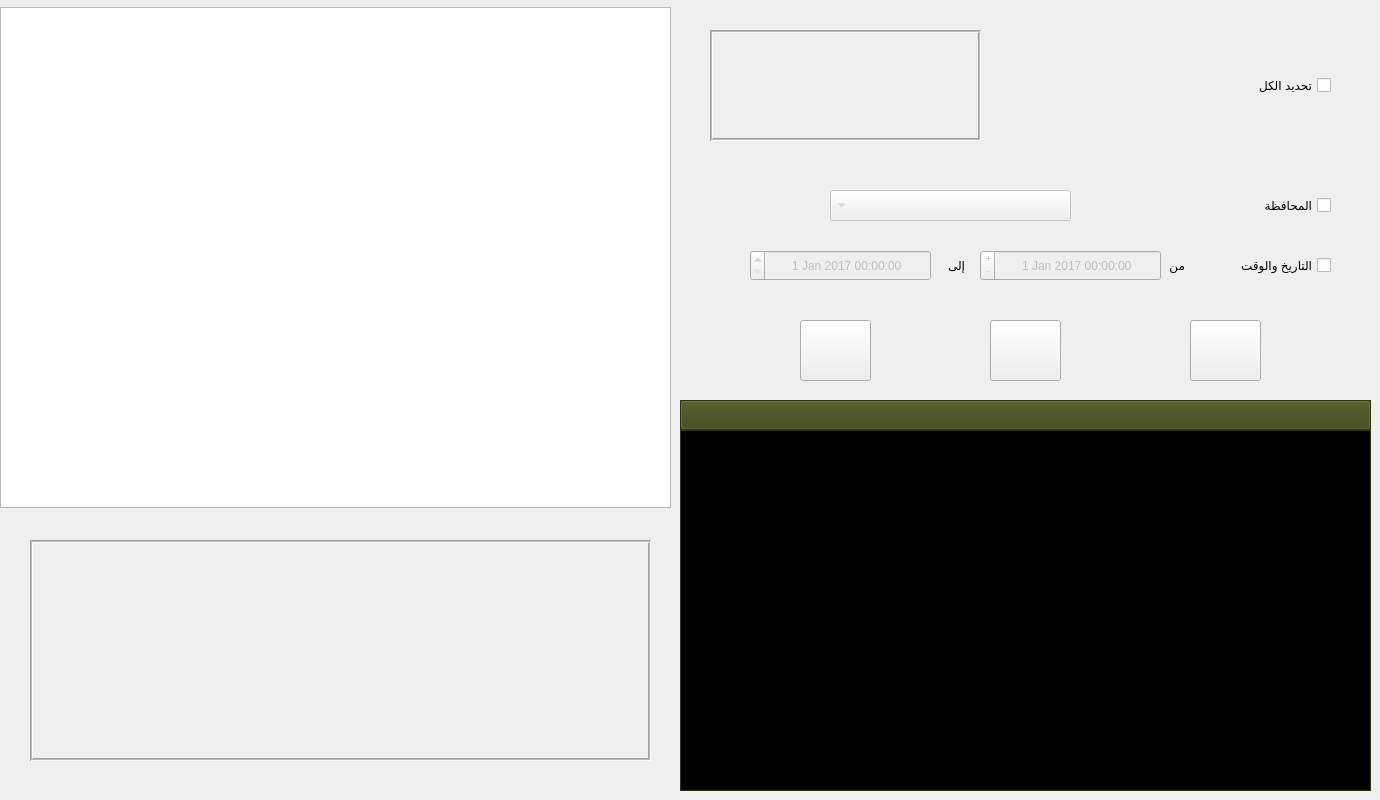
    <widget class="QWidget" name="tab_2">
     <property name="sizePolicy">
      <sizepolicy hsizetype="Expanding" vsizetype="Expanding">
       <horstretch>0</horstretch>
       <verstretch>0</verstretch>
      </sizepolicy>
     </property>
     <attribute name="title">
      <string>السجل</string>
     </attribute>
     <widget class="QCheckBox" name="checkBox_7">
      <property name="geometry">
       <rect>
        <x>1220</x>
        <y>250</y>
        <width>111</width>
        <height>31</height>
       </rect>
      </property>
      <property name="layoutDirection">
       <enum>Qt::RightToLeft</enum>
      </property>
      <property name="text">
       <string>التاريخ والوقت</string>
      </property>
     </widget>
     <widget class="QLabel" name="label_6">
      <property name="geometry">
       <rect>
        <x>1155</x>
        <y>250</y>
        <width>40</width>
        <height>31</height>
       </rect>
      </property>
      <property name="text">
       <string>   من</string>
      </property>
     </widget>
     <widget class="QCheckBox" name="checkBox_8">
      <property name="geometry">
       <rect>
        <x>1240</x>
        <y>70</y>
        <width>91</width>
        <height>31</height>
       </rect>
      </property>
      <property name="layoutDirection">
       <enum>Qt::RightToLeft</enum>
      </property>
      <property name="text">
       <string>تحديد الكل</string>
      </property>
     </widget>
     <widget class="QPushButton" name="pushButton_4">
      <property name="geometry">
       <rect>
        <x>990</x>
        <y>320</y>
        <width>71</width>
        <height>61</height>
       </rect>
      </property>
      <property name="text">
       <string/>
      </property>
      <property name="icon">
       <iconset>
        <normaloff>:/new/prefix1/Icons8-Ios7-Programming-Show-Property.ico</normaloff>:/new/prefix1/Icons8-Ios7-Programming-Show-Property.ico</iconset>
      </property>
      <property name="iconSize">
       <size>
        <width>48</width>
        <height>48</height>
       </size>
      </property>
     </widget>
     <widget class="QCheckBox" name="checkBox_9">
      <property name="geometry">
       <rect>
        <x>1250</x>
        <y>190</y>
        <width>81</width>
        <height>31</height>
       </rect>
      </property>
      <property name="layoutDirection">
       <enum>Qt::RightToLeft</enum>
      </property>
      <property name="text">
       <string>المحافظة</string>
      </property>
     </widget>
     <widget class="QPushButton" name="pushButton_6">
      <property name="geometry">
       <rect>
        <x>800</x>
        <y>320</y>
        <width>71</width>
        <height>61</height>
       </rect>
      </property>
      <property name="text">
       <string/>
      </property>
      <property name="icon">
       <iconset>
        <normaloff>:/new/prefix1/Oxygen-Icons.org-Oxygen-Actions-view-filter.ico</normaloff>:/new/prefix1/Oxygen-Icons.org-Oxygen-Actions-view-filter.ico</iconset>
      </property>
      <property name="iconSize">
       <size>
        <width>48</width>
        <height>48</height>
       </size>
      </property>
     </widget>
     <widget class="QComboBox" name="comboBox_2">
      <property name="enabled">
       <bool>false</bool>
      </property>
      <property name="geometry">
       <rect>
        <x>830</x>
        <y>190</y>
        <width>241</width>
        <height>31</height>
       </rect>
      </property>
      <property name="layoutDirection">
       <enum>Qt::RightToLeft</enum>
      </property>
      <property name="currentText">
       <string/>
      </property>
      <property name="currentIndex">
       <number>-1</number>
      </property>
      <property name="maxVisibleItems">
       <number>15</number>
      </property>
      <property name="sizeAdjustPolicy">
       <enum>QComboBox::AdjustToContentsOnFirstShow</enum>
      </property>
      <property name="modelColumn">
       <number>0</number>
      </property>
      <item>
       <property name="text">
        <string>دمشق</string>
       </property>
      </item>
      <item>
       <property name="text">
        <string>درعا</string>
       </property>
      </item>
      <item>
       <property name="text">
        <string>ريف دمشق</string>
       </property>
      </item>
      <item>
       <property name="text">
        <string>حمص</string>
       </property>
      </item>
      <item>
       <property name="text">
        <string>حماة</string>
       </property>
      </item>
      <item>
       <property name="text">
        <string>اللاذقية</string>
       </property>
      </item>
      <item>
       <property name="text">
        <string>طرطوس</string>
       </property>
      </item>
      <item>
       <property name="text">
        <string>حلب</string>
       </property>
      </item>
      <item>
       <property name="text">
        <string>الرقة</string>
       </property>
      </item>
      <item>
       <property name="text">
        <string>دير الزور</string>
       </property>
      </item>
      <item>
       <property name="text">
        <string>الحسكة</string>
       </property>
      </item>
      <item>
       <property name="text">
        <string>السويداء</string>
       </property>
      </item>
      <item>
       <property name="text">
        <string>ادلب</string>
       </property>
      </item>
      <item>
       <property name="text">
        <string>القنيطرة</string>
       </property>
      </item>
     </widget>
     <widget class="QDateTimeEdit" name="dateTimeEdit_2">
      <property name="enabled">
       <bool>false</bool>
      </property>
      <property name="geometry">
       <rect>
        <x>750</x>
        <y>250</y>
        <width>181</width>
        <height>31</height>
       </rect>
      </property>
      <property name="layoutDirection">
       <enum>Qt::RightToLeft</enum>
      </property>
      <property name="alignment">
       <set>Qt::AlignCenter</set>
      </property>
      <property name="date">
       <date>
        <year>2017</year>
        <month>1</month>
        <day>1</day>
       </date>
      </property>
     </widget>
     <widget class="QLabel" name="label_4">
      <property name="geometry">
       <rect>
        <x>710</x>
        <y>30</y>
        <width>271</width>
        <height>111</height>
       </rect>
      </property>
      <property name="autoFillBackground">
       <bool>true</bool>
      </property>
      <property name="frameShape">
       <enum>QFrame::Box</enum>
      </property>
      <property name="frameShadow">
       <enum>QFrame::Sunken</enum>
      </property>
      <property name="lineWidth">
       <number>1</number>
      </property>
      <property name="midLineWidth">
       <number>1</number>
      </property>
      <property name="text">
       <string/>
      </property>
     </widget>
     <widget class="QPushButton" name="pushButton_5">
      <property name="geometry">
       <rect>
        <x>1190</x>
        <y>320</y>
        <width>71</width>
        <height>61</height>
       </rect>
      </property>
      <property name="text">
       <string/>
      </property>
      <property name="icon">
       <iconset>
        <normaloff>:/new/prefix1/Blackvariant-Button-Ui-System-Apps-X11.ico</normaloff>:/new/prefix1/Blackvariant-Button-Ui-System-Apps-X11.ico</iconset>
      </property>
      <property name="iconSize">
       <size>
        <width>48</width>
        <height>48</height>
       </size>
      </property>
     </widget>
     <widget class="QDateTimeEdit" name="dateTimeEdit">
      <property name="enabled">
       <bool>false</bool>
      </property>
      <property name="geometry">
       <rect>
        <x>980</x>
        <y>250</y>
        <width>181</width>
        <height>31</height>
       </rect>
      </property>
      <property name="focusPolicy">
       <enum>Qt::WheelFocus</enum>
      </property>
      <property name="layoutDirection">
       <enum>Qt::RightToLeft</enum>
      </property>
      <property name="alignment">
       <set>Qt::AlignCenter</set>
      </property>
      <property name="buttonSymbols">
       <enum>QAbstractSpinBox::PlusMinus</enum>
      </property>
      <property name="date">
       <date>
        <year>2017</year>
        <month>1</month>
        <day>1</day>
       </date>
      </property>
     </widget>
     <widget class="QLabel" name="label_7">
      <property name="geometry">
       <rect>
        <x>935</x>
        <y>250</y>
        <width>40</width>
        <height>31</height>
       </rect>
      </property>
      <property name="text">
       <string>   إلى</string>
      </property>
     </widget>
     <widget class="QTableView" name="tableView">
      <property name="geometry">
       <rect>
        <x>0</x>
        <y>7</y>
        <width>671</width>
        <height>501</height>
       </rect>
      </property>
      <property name="sizePolicy">
       <sizepolicy hsizetype="Expanding" vsizetype="Expanding">
        <horstretch>11</horstretch>
        <verstretch>0</verstretch>
       </sizepolicy>
      </property>
      <property name="maximumSize">
       <size>
        <width>16777213</width>
        <height>16777215</height>
       </size>
      </property>
      <property name="layoutDirection">
       <enum>Qt::LeftToRight</enum>
      </property>
      <property name="horizontalScrollBarPolicy">
       <enum>Qt::ScrollBarAlwaysOff</enum>
      </property>
      <property name="sizeAdjustPolicy">
       <enum>QAbstractScrollArea::AdjustToContents</enum>
      </property>
      <property name="selectionMode">
       <enum>QAbstractItemView::SingleSelection</enum>
      </property>
      <attribute name="verticalHeaderVisible">
       <bool>false</bool>
      </attribute>
     </widget>
     <widget class="QWidget" name="additional_Details" native="true">
      <property name="geometry">
       <rect>
        <x>680</x>
        <y>400</y>
        <width>691</width>
        <height>391</height>
       </rect>
      </property>
      <property name="palette">
       <palette>
        <active>
         <colorrole role="WindowText">
          <brush brushstyle="SolidPattern">
           <color alpha="255">
            <red>255</red>
            <green>255</green>
            <blue>255</blue>
           </color>
          </brush>
         </colorrole>
         <colorrole role="Button">
          <brush brushstyle="SolidPattern">
           <color alpha="255">
            <red>59</red>
            <green>68</green>
            <blue>21</blue>
           </color>
          </brush>
         </colorrole>
         <colorrole role="Light">
          <brush brushstyle="SolidPattern">
           <color alpha="255">
            <red>88</red>
            <green>102</green>
            <blue>31</blue>
           </color>
          </brush>
         </colorrole>
         <colorrole role="Midlight">
          <brush brushstyle="SolidPattern">
           <color alpha="255">
            <red>73</red>
            <green>85</green>
            <blue>26</blue>
           </color>
          </brush>
         </colorrole>
         <colorrole role="Dark">
          <brush brushstyle="SolidPattern">
           <color alpha="255">
            <red>29</red>
            <green>34</green>
            <blue>10</blue>
           </color>
          </brush>
         </colorrole>
         <colorrole role="Mid">
          <brush brushstyle="SolidPattern">
           <color alpha="255">
            <red>39</red>
            <green>45</green>
            <blue>14</blue>
           </color>
          </brush>
         </colorrole>
         <colorrole role="Text">
          <brush brushstyle="SolidPattern">
           <color alpha="255">
            <red>255</red>
            <green>255</green>
            <blue>255</blue>
           </color>
          </brush>
         </colorrole>
         <colorrole role="BrightText">
          <brush brushstyle="SolidPattern">
           <color alpha="255">
            <red>255</red>
            <green>255</green>
            <blue>255</blue>
           </color>
          </brush>
         </colorrole>
         <colorrole role="ButtonText">
          <brush brushstyle="SolidPattern">
           <color alpha="255">
            <red>255</red>
            <green>255</green>
            <blue>255</blue>
           </color>
          </brush>
         </colorrole>
         <colorrole role="Base">
          <brush brushstyle="SolidPattern">
           <color alpha="255">
            <red>0</red>
            <green>0</green>
            <blue>0</blue>
           </color>
          </brush>
         </colorrole>
         <colorrole role="Window">
          <brush brushstyle="SolidPattern">
           <color alpha="255">
            <red>59</red>
            <green>68</green>
            <blue>21</blue>
           </color>
          </brush>
         </colorrole>
         <colorrole role="Shadow">
          <brush brushstyle="SolidPattern">
           <color alpha="255">
            <red>0</red>
            <green>0</green>
            <blue>0</blue>
           </color>
          </brush>
         </colorrole>
         <colorrole role="AlternateBase">
          <brush brushstyle="SolidPattern">
           <color alpha="255">
            <red>29</red>
            <green>34</green>
            <blue>10</blue>
           </color>
          </brush>
         </colorrole>
         <colorrole role="ToolTipBase">
          <brush brushstyle="SolidPattern">
           <color alpha="255">
            <red>255</red>
            <green>255</green>
            <blue>220</blue>
           </color>
          </brush>
         </colorrole>
         <colorrole role="ToolTipText">
          <brush brushstyle="SolidPattern">
           <color alpha="255">
            <red>0</red>
            <green>0</green>
            <blue>0</blue>
           </color>
          </brush>
         </colorrole>
        </active>
        <inactive>
         <colorrole role="WindowText">
          <brush brushstyle="SolidPattern">
           <color alpha="255">
            <red>255</red>
            <green>255</green>
            <blue>255</blue>
           </color>
          </brush>
         </colorrole>
         <colorrole role="Button">
          <brush brushstyle="SolidPattern">
           <color alpha="255">
            <red>59</red>
            <green>68</green>
            <blue>21</blue>
           </color>
          </brush>
         </colorrole>
         <colorrole role="Light">
          <brush brushstyle="SolidPattern">
           <color alpha="255">
            <red>88</red>
            <green>102</green>
            <blue>31</blue>
           </color>
          </brush>
         </colorrole>
         <colorrole role="Midlight">
          <brush brushstyle="SolidPattern">
           <color alpha="255">
            <red>73</red>
            <green>85</green>
            <blue>26</blue>
           </color>
          </brush>
         </colorrole>
         <colorrole role="Dark">
          <brush brushstyle="SolidPattern">
           <color alpha="255">
            <red>29</red>
            <green>34</green>
            <blue>10</blue>
           </color>
          </brush>
         </colorrole>
         <colorrole role="Mid">
          <brush brushstyle="SolidPattern">
           <color alpha="255">
            <red>39</red>
            <green>45</green>
            <blue>14</blue>
           </color>
          </brush>
         </colorrole>
         <colorrole role="Text">
          <brush brushstyle="SolidPattern">
           <color alpha="255">
            <red>255</red>
            <green>255</green>
            <blue>255</blue>
           </color>
          </brush>
         </colorrole>
         <colorrole role="BrightText">
          <brush brushstyle="SolidPattern">
           <color alpha="255">
            <red>255</red>
            <green>255</green>
            <blue>255</blue>
           </color>
          </brush>
         </colorrole>
         <colorrole role="ButtonText">
          <brush brushstyle="SolidPattern">
           <color alpha="255">
            <red>255</red>
            <green>255</green>
            <blue>255</blue>
           </color>
          </brush>
         </colorrole>
         <colorrole role="Base">
          <brush brushstyle="SolidPattern">
           <color alpha="255">
            <red>0</red>
            <green>0</green>
            <blue>0</blue>
           </color>
          </brush>
         </colorrole>
         <colorrole role="Window">
          <brush brushstyle="SolidPattern">
           <color alpha="255">
            <red>59</red>
            <green>68</green>
            <blue>21</blue>
           </color>
          </brush>
         </colorrole>
         <colorrole role="Shadow">
          <brush brushstyle="SolidPattern">
           <color alpha="255">
            <red>0</red>
            <green>0</green>
            <blue>0</blue>
           </color>
          </brush>
         </colorrole>
         <colorrole role="AlternateBase">
          <brush brushstyle="SolidPattern">
           <color alpha="255">
            <red>29</red>
            <green>34</green>
            <blue>10</blue>
           </color>
          </brush>
         </colorrole>
         <colorrole role="ToolTipBase">
          <brush brushstyle="SolidPattern">
           <color alpha="255">
            <red>255</red>
            <green>255</green>
            <blue>220</blue>
           </color>
          </brush>
         </colorrole>
         <colorrole role="ToolTipText">
          <brush brushstyle="SolidPattern">
           <color alpha="255">
            <red>0</red>
            <green>0</green>
            <blue>0</blue>
           </color>
          </brush>
         </colorrole>
        </inactive>
        <disabled>
         <colorrole role="WindowText">
          <brush brushstyle="SolidPattern">
           <color alpha="255">
            <red>29</red>
            <green>34</green>
            <blue>10</blue>
           </color>
          </brush>
         </colorrole>
         <colorrole role="Button">
          <brush brushstyle="SolidPattern">
           <color alpha="255">
            <red>59</red>
            <green>68</green>
            <blue>21</blue>
           </color>
          </brush>
         </colorrole>
         <colorrole role="Light">
          <brush brushstyle="SolidPattern">
           <color alpha="255">
            <red>88</red>
            <green>102</green>
            <blue>31</blue>
           </color>
          </brush>
         </colorrole>
         <colorrole role="Midlight">
          <brush brushstyle="SolidPattern">
           <color alpha="255">
            <red>73</red>
            <green>85</green>
            <blue>26</blue>
           </color>
          </brush>
         </colorrole>
         <colorrole role="Dark">
          <brush brushstyle="SolidPattern">
           <color alpha="255">
            <red>29</red>
            <green>34</green>
            <blue>10</blue>
           </color>
          </brush>
         </colorrole>
         <colorrole role="Mid">
          <brush brushstyle="SolidPattern">
           <color alpha="255">
            <red>39</red>
            <green>45</green>
            <blue>14</blue>
           </color>
          </brush>
         </colorrole>
         <colorrole role="Text">
          <brush brushstyle="SolidPattern">
           <color alpha="255">
            <red>29</red>
            <green>34</green>
            <blue>10</blue>
           </color>
          </brush>
         </colorrole>
         <colorrole role="BrightText">
          <brush brushstyle="SolidPattern">
           <color alpha="255">
            <red>255</red>
            <green>255</green>
            <blue>255</blue>
           </color>
          </brush>
         </colorrole>
         <colorrole role="ButtonText">
          <brush brushstyle="SolidPattern">
           <color alpha="255">
            <red>29</red>
            <green>34</green>
            <blue>10</blue>
           </color>
          </brush>
         </colorrole>
         <colorrole role="Base">
          <brush brushstyle="SolidPattern">
           <color alpha="255">
            <red>59</red>
            <green>68</green>
            <blue>21</blue>
           </color>
          </brush>
         </colorrole>
         <colorrole role="Window">
          <brush brushstyle="SolidPattern">
           <color alpha="255">
            <red>59</red>
            <green>68</green>
            <blue>21</blue>
           </color>
          </brush>
         </colorrole>
         <colorrole role="Shadow">
          <brush brushstyle="SolidPattern">
           <color alpha="255">
            <red>0</red>
            <green>0</green>
            <blue>0</blue>
           </color>
          </brush>
         </colorrole>
         <colorrole role="AlternateBase">
          <brush brushstyle="SolidPattern">
           <color alpha="255">
            <red>59</red>
            <green>68</green>
            <blue>21</blue>
           </color>
          </brush>
         </colorrole>
         <colorrole role="ToolTipBase">
          <brush brushstyle="SolidPattern">
           <color alpha="255">
            <red>255</red>
            <green>255</green>
            <blue>220</blue>
           </color>
          </brush>
         </colorrole>
         <colorrole role="ToolTipText">
          <brush brushstyle="SolidPattern">
           <color alpha="255">
            <red>0</red>
            <green>0</green>
            <blue>0</blue>
           </color>
          </brush>
         </colorrole>
        </disabled>
       </palette>
      </property>
      <property name="contextMenuPolicy">
       <enum>Qt::NoContextMenu</enum>
      </property>
      <property name="layoutDirection">
       <enum>Qt::RightToLeft</enum>
      </property>
      <property name="autoFillBackground">
       <bool>true</bool>
      </property>
      <widget class="QPushButton" name="pushButton">
       <property name="geometry">
        <rect>
         <x>0</x>
         <y>0</y>
         <width>691</width>
         <height>30</height>
        </rect>
       </property>
       <property name="text">
        <string/>
       </property>
       <property name="icon">
        <iconset>
         <normaloff>:/new/prefix1/Icons8-Windows-8-Messaging-More.ico</normaloff>:/new/prefix1/Icons8-Windows-8-Messaging-More.ico</iconset>
       </property>
       <property name="iconSize">
        <size>
         <width>80</width>
         <height>80</height>
        </size>
       </property>
      </widget>
      <widget class="QTableWidget" name="tableWidget">
       <property name="geometry">
        <rect>
         <x>0</x>
         <y>30</y>
         <width>691</width>
         <height>361</height>
        </rect>
       </property>
       <attribute name="horizontalHeaderVisible">
        <bool>false</bool>
       </attribute>
       <attribute name="verticalHeaderVisible">
        <bool>false</bool>
       </attribute>
      </widget>
     </widget>
     <widget class="QLabel" name="label_5">
      <property name="geometry">
       <rect>
        <x>30</x>
        <y>540</y>
        <width>621</width>
        <height>221</height>
       </rect>
      </property>
      <property name="autoFillBackground">
       <bool>true</bool>
      </property>
      <property name="frameShape">
       <enum>QFrame::Box</enum>
      </property>
      <property name="frameShadow">
       <enum>QFrame::Sunken</enum>
      </property>
      <property name="lineWidth">
       <number>1</number>
      </property>
      <property name="midLineWidth">
       <number>1</number>
      </property>
      <property name="text">
       <string/>
      </property>
     </widget>
    </widget>
